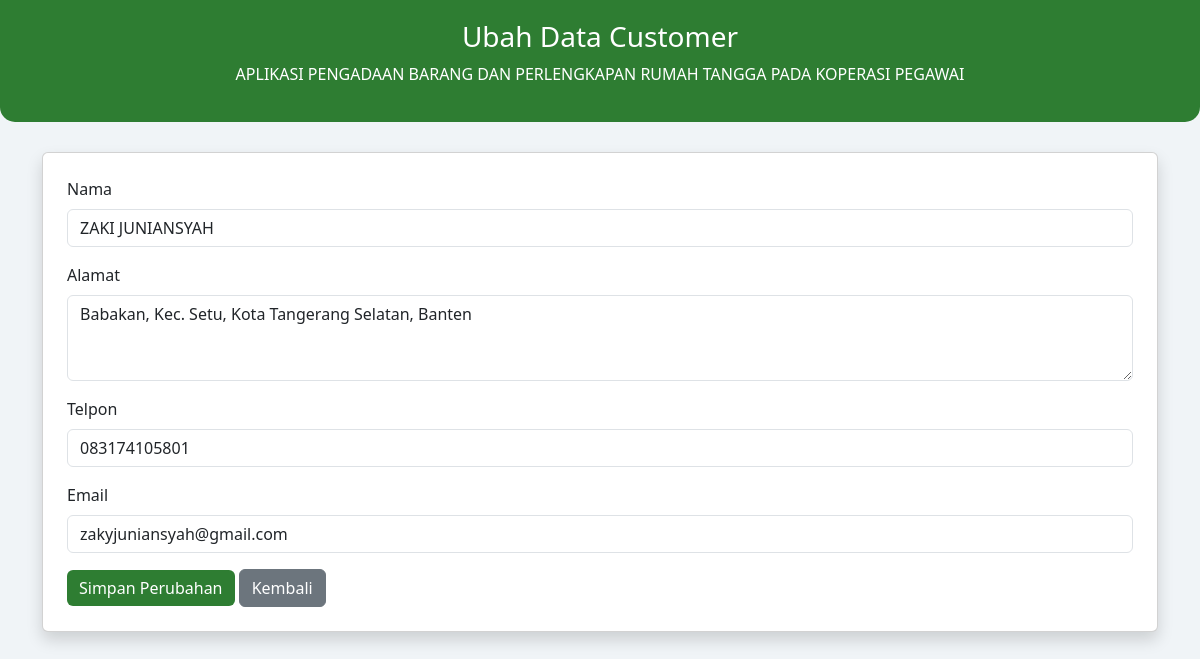
Screenshot of /ubahCustomer.php?id=2 with the database file from the repository.
### tables this page shows
CREATE TABLE `customer` (
  `id` int NOT NULL,
  `nama` varchar(255) NOT NULL,
  `alamat` varchar(255) NOT NULL,
  `telpon` varchar(30) DEFAULT NULL,
  `email` varchar(255) NOT NULL
);

### koneksi.php (called while the page is built, shortened)
<?php
$koneksi = mysqli_connect("localhost", "root", "", "ujikom");
function query($query)
{
    global $koneksi;
    $result = mysqli_query($koneksi, $query);
    $rows = [];
    while ($row = mysqli_fetch_assoc($result)) {
        $rows[] = $row;
    }
    return $rows;
}

### ubahCustomer.php (the view, shortened to what this page needs)
<?php
require 'koneksi.php';
$id = $_GET['id'];
$customer = query("SELECT * FROM customer WHERE id = $id")[0];
?>
<!doctype html>
<html lang="id">
<head>
  <link href="https://cdn.jsdelivr.net/npm/bootstrap@5.3.2/dist/css/bootstrap.min.css" rel="stylesheet">
</head>
<body>
<div class="header">
  <h3>Ubah Data Customer</h3>
  <p>APLIKASI PENGADAAN BARANG DAN PERLENGKAPAN RUMAH TANGGA PADA KOPERASI PEGAWAI</p>
</div>
<div class="container">
  <div class="card p-4 shadow">
    <form action="" method="post">
      <div class="mb-3">
        <label for="nama" class="form-label">Nama</label>
        <input type="text" name="nama" id="nama" class="form-control"
               value="<?= htmlspecialchars($customer['nama']); ?>" required>
      </div>
      <div class="mb-3">
        <label for="alamat" class="form-label">Alamat</label>
        <textarea name="alamat" id="alamat" class="form-control" rows="3" required><?= htmlspecialchars($customer['alamat']); ?></textarea>
      </div>
      <div class="mb-3">
        <label for="telpon" class="form-label">Telpon</label>
        <input type="text" name="telpon" id="telpon" class="form-control"
               value="<?= htmlspecialchars($customer['telpon']); ?>" required>
      </div>
      <div class="mb-3">
        <label for="email" class="form-label">Email</label>
        <input type="email" name="email" id="email" class="form-control"
               value="<?= htmlspecialchars($customer['email']); ?>" required>
      </div>
      <button type="submit" name="submit" class="btn btn-success">Simpan Perubahan</button>
      <a href="customer.php" class="btn btn-secondary">Kembali</a>
    </form>
  </div>
</div>
</body>
</html>

### ubahCustomer.php (style rules this page uses)
body { background:#f0f4f7;font-family:'Segoe UI',sans-serif; }
.header { background:#2e7d32;color:#fff;padding:20px;text-align:center;border-radius:0 0 15px 15px;margin-bottom:30px; }
.btn-success { background:#2e7d32;border:none; }

### rows the page displays
customer: nama "ZAKI JUNIANSYAH", alamat "Babakan, Kec. Setu, Kota Tangerang Selatan, Banten", telpon "083174105801", email "zakyjuniansyah@gmail.com"
